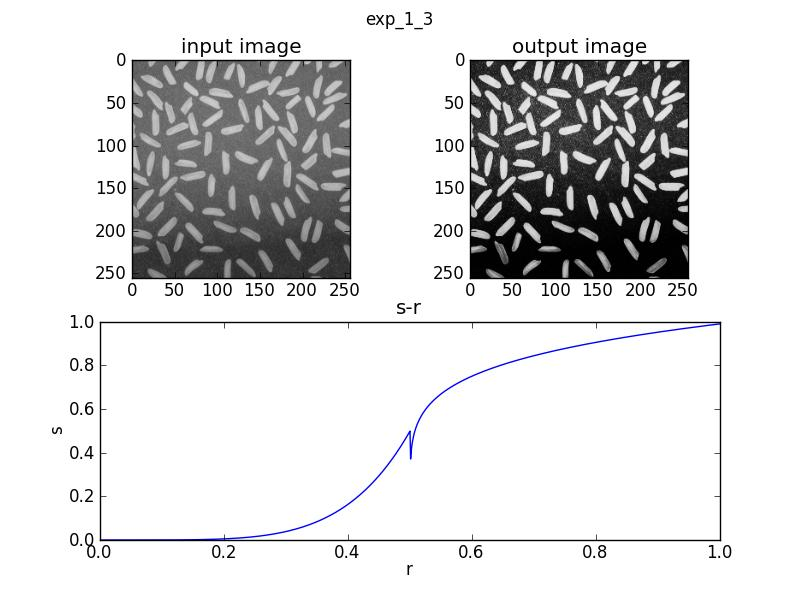

Write the Python code that produced this figure.
# -*- coding:utf-8 -*-

import Image
import numpy as np
import matplotlib.cm as cm
import matplotlib.pylab as pl

def trans_line(r):
    if r <= 0.5:
        s = 15.9744*r**5
    else:
        s = (r-0.5)**0.2 + 0.12
    return s
rice_0 = np.asarray(Image.open('rice.png').convert('L'))/float(255)
(M,N) = rice_0.shape
fig = pl.figure()
ax1 = fig.add_subplot(221)
ax1.imshow(rice_0,cmap=cm.gray,norm=pl.Normalize(vmin=0,vmax=1))
ax1.set_title('input image')

rice_1 = rice_0.copy()
for m in range(M):
    for n in range(N):
        rice_1[m,n] = trans_line(rice_0[m,n])
ax2 = fig.add_subplot(222)
ax2.imshow(rice_1,cmap=cm.gray,norm=pl.Normalize(vmin=0,vmax=1))
ax2.set_title('output image')

r = np.arange(0,1+0.001,0.001)
s = np.array([trans_line(rr) for rr in r])
ax3 = fig.add_subplot(2,2,(3,4))
ax3.plot(r,s)
ax3.set_title('s-r')
ax3.set_xlabel('r')
ax3.set_ylabel('s')
fig.suptitle('exp_1_3')
fig.savefig('exp_1_3.jpg')
fig.savefig('exp_1_3.eps')

